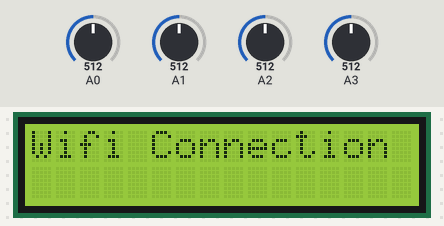
A sketch run on a simulated Arduino Uno, built with avr-gcc and run on an emulated ATmega328P. On the bench: 16×2 character LCD. The test bench sets the inputs (shaded band); at power-on: A0 = 512, A1 = 512, A2 = 512, A3 = 512. The modem accepts every AT command (registered, SIM ready, sends succeed) and sends nothing else; what the sketch prints to the serial monitor is not drawn.

Above: at 6.3 s.
6.4 s: A0 set to 716
At 17.7 s:
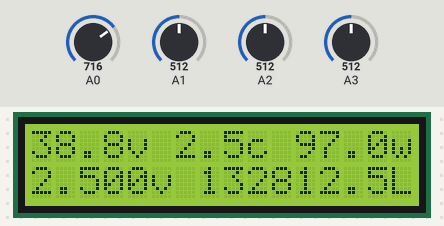
18.2 s: A1 set to 716
At 26.3 s:
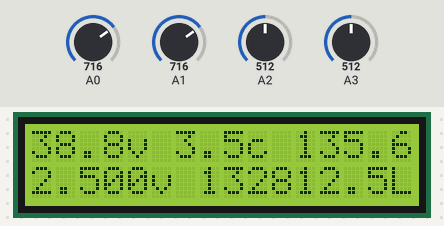
26.6 s: A2 set to 716
At 34.6 s:
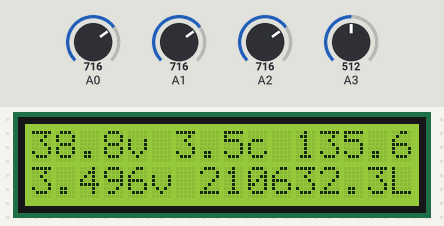
34.9 s: A0 set to 992
At 42.1 s:
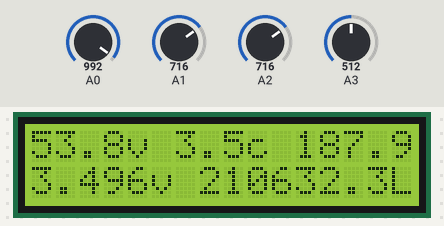
43.2 s: A1 set to 992
At 50.7 s:
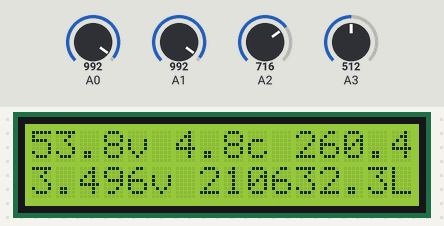
51.5 s: A2 set to 992
At 59.2 s:
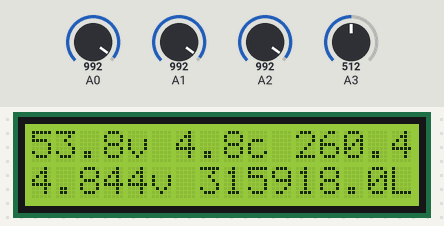
Timing chart, 0 to 60.7 s (numbered marks = the images above; inputs shaded):
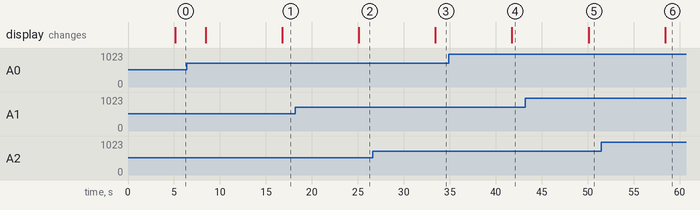

Measured:
- after the input at 6.4 s, the display: first differs from a run without the input after 10.4 s (image 1)
- after the input at 18.2 s, the display: changes after 6.9 s (image 2)
- after the input at 26.6 s, the display: changes after 6.8 s (image 3)
- after the input at 34.9 s, the display: changes after 6.9 s (image 4)
- after the input at 43.2 s, the display: changes after 6.9 s (image 5)
- after the input at 51.5 s, the display: changes after 6.9 s (image 6)

The sketch:

ArduinoToPHP_SOLAR_RPI_0915.ino
```cpp
#include <SoftwareSerial.h>
#include <Wire.h> // I2C程式庫
#include <LiquidCrystal_I2C.h> // LCD_I2C模組程式庫
#include <LiquidCrystal.h>
#define baudrate   9600
#define rxpin      7
#define txpin      8

uint8_t readStatus = 0;

LiquidCrystal_I2C lcd(0x27, 16, 2);

unsigned long previousMillis = 0;        // will store last temp was read
const long interval = 2000;              // interval at which to read sensor

// v1-
float digitalValue, v1, v2, v3;
int vol1, amp1;
float vol2, amp2, vol3, power, sun1, sun2, sun3;
char state = 1;
SoftwareSerial esp8266(rxpin, txpin); // RX, TX


//*-- IoT Information
#define SSID "I4304"
#define PASS "ksuie354"
#define IP "172.20.168.81"
String GET = "GET /Sensor/SOLAR/SolarEsp8266.php?";


void setup()
{
  Serial.begin(baudrate);
  esp8266.begin(baudrate);
  Wire.begin();
  lcd.init();
  lcd.backlight();
  Serial.print("--------------------------------Start-------------------------------------\n");
  lcd.home();   //LCD歸零，清除所有內容
  lcd.clear();  //LCD歸零，清除所有內容
  lcd.setCursor(0, 0);lcd.print("Wifi");
  lcd.setCursor(0, 1);lcd.print("Connecting...");
  sendDebug("AT+RST");
  delay(5000);
  sendDebug("AT");
  Loading("sent AT");
}

void loop(void)
{
  Serial.print("--------------------------------Start-------------------------------------\n");
  delay(1000);
  sendV();
  sendI();
  sendP();
  sendV1();
  sendsun1();
  sendV2();
  sendsun2();
  delay(1000);
  SentOnCloud( float(vol3), float(amp2), float(power), float(v1), float(sun1), float(v2), float(sun2) );

  lcd.home();   //LCD歸零，清除所有內容
  lcd.clear();  //LCD歸零，清除所有內容
  lcd.setCursor(0, 0); // (colum, row)
  lcd.print( float(vol3), 1);lcd.print("v ");lcd.print( float(amp2), 1);lcd.print("c ");lcd.print( float(power), 1);lcd.print("w");
  if ( v1 < 0.80 ){
    lcd.setCursor(0, 1); // (colum, row)
    lcd.print( float(v1), 3);lcd.print("v ");lcd.print("0");lcd.print("Lux");
  }else{
    lcd.setCursor(0, 1); // (colum, row)
    lcd.print( float(v1), 3);lcd.print("v ");lcd.print( float(sun1), 1);lcd.print("Lux");
  }

  //Serial.println(vol1);
  //Serial.println(vol2);
  Serial.println(vol1, 3);
  Serial.println(String(vol3,3));
  Serial.println(amp2, 3);
  Serial.println(v1, 3);
  Serial.println(digitalValue, 3);
  Serial.println((digitalValue * 5.00)/1024.0);
  //digitalValuedigitalValue
  //Serial.println(amp1);
  delay(5000);
}


void sendDebug(String cmd)
{
  Serial.print("SEND: ");
  Serial.println(cmd);
  esp8266.println(cmd);
}

void Loading(String state)
{
  for (int timeout = 0 ; timeout <= 5 ; timeout++)
  {
    if (esp8266.find("OK"))
    {
      Serial.println("RECEIVED: OK\r\n");
      lcd.home();   //LCD歸零，清除所有內容
      lcd.clear();  //LCD歸零，清除所有內容
      lcd.setCursor(0, 0);lcd.print("Wifi Connection OK");
      break;
    }
    else if (timeout == 5) {
      Serial.print( state );
      lcd.home();   //LCD歸零，清除所有內容
      lcd.clear();  //LCD歸零，清除所有內容
      lcd.setCursor(0, 0);lcd.print("Wifi Connection");
      lcd.setCursor(0, 1);lcd.print("Failed");
      Serial.println(" fail...\nWifi Unable to connect");
      Serial.println("Please Please turn it back on Sequence");
      connectWiFi();
    }
    else
    {
      Serial.print("Wifi Loading...");
      lcd.home();   //LCD歸零，清除所有內容
      lcd.clear();  //LCD歸零，清除所有內容
      lcd.setCursor(0, 0);lcd.print("Wifi Loading...");
      delay(1000);
    }
  }
}

void Wifi_connect()
{
  Serial.println("Esp8266 to Wifi");
  String cmd = "AT+CWJAP=\"";
  cmd += SSID;
  cmd += "\",\"";
  cmd += PASS;
  cmd += "\"";
  sendDebug(cmd);
  Loading("Wifi_connect");
}

boolean connectWiFi()
{
  esp8266.println("AT+CIPMUX=0");
  esp8266.println("AT+CWMODE=3");
  Wifi_connect();
}


/*******************太陽能板**************************/
void sendV()
{
  vol1 = analogRead(A0);
  vol2 = (float)vol1 * 5.00 / 1024.00;
  vol3 = (float)vol2 / 0.9011 * 10.0000;
  //vol3 = analogRead(A0);
}
void sendI()
{
  amp1 = analogRead(A1);
  amp2 = (float)amp1 * 5.00 / 1024.00;
}
void sendP()
{
  power = vol3 * amp2;
}
void sendV1()
{
  digitalValue = analogRead(A2);// read the value from the analog channel
  v1 = (digitalValue * 5.00)/1024.00;
}
void sendsun1()
{
  v1 = (digitalValue * 5.00)/1024.00;
  sun1 = 125000.00*(125.00*(((v1/200.00*1000.00)-4.00)/1000.00));
}
void sendV2()
{
  digitalValue = analogRead(A3);// read the value from the analog channel
  v2 = (digitalValue * 5.00)/1024.00;
}
void sendsun2()
{
  v2 = (digitalValue * 5.00)/1024.00;
  sun2 = 125000.00*(125.00*(((v2/200.00*1000.00)-4.00)/1000.00));
}

void SentOnCloud( float vol3, float amp2, float power, float v1, float sun1, float v2, float sun2 )
{
  String cmd = "AT+CIPSTART=\"TCP\",\"";
  cmd += IP;
  cmd += "\",8080"; //8080
  sendDebug(cmd);
  if ( esp8266.find( "Error" ) )
  {
    Serial.print( "RECEIVED: Error\nExit1" );
    return;
  }
  cmd = GET + "&Voltage=" + String(vol3,3) + "&Current=" + String(amp2,3) + "&Power=" + String(power,3) + "&Vo1=" + String(v1,3) + "&Lux1=" + String(sun1,3) + "&Vo2=" + String(v2,3) + "&Lux2=" + String(sun2,3) + "\r\n";
  esp8266.print( "AT+CIPSEND=" );
  esp8266.println( cmd.length() );

  if (esp8266.find( ">" ) )
  {
    Serial.print(">");
    Serial.print(cmd);
    esp8266.print(cmd);
  }
  else
  {
    esp8266.print( "AT+CIPCLOSE" );
  }
  if ( esp8266.find("OK") )
  {
    Serial.println( "RECEIVED: OK" );
  }
  else
  {
    Serial.println( "RECEIVED: Error\nExit2" );
    connectWiFi();
  }
}
```
